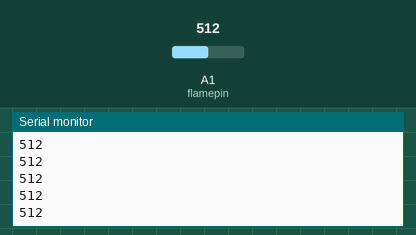
A sketch run on a simulated Arduino Uno, built with avr-gcc and run on an emulated ATmega328P. Shown: the last lines printed to the serial monitor. The inputs (shaded band) are chosen by the test bench; at power-on: A1 (flamepin) = 512.

Above: at 1.2 s.
1.3 s: A1 (flamepin) set to 716
At 1.9 s:
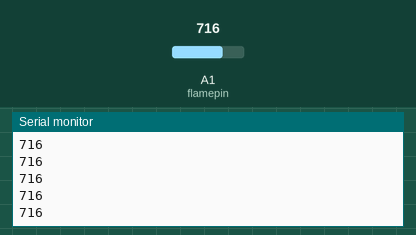
2.8 s: A1 (flamepin) set to 900
At 3.9 s:
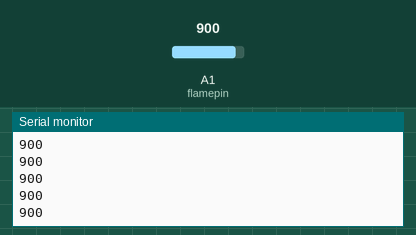
Timing chart, 0 to 5.8 s (numbered marks = the images above; inputs shaded):
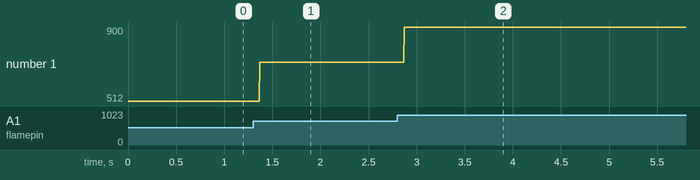

The sketch:

Project_18.1_Read_the_flame.ino
```cpp
//**********************************************************************************
/*
Keyestudio 2021 Starter Kit
Project 18.1
Read_the_flame_sensor_analog_value
http//www.keyestudio.com
*/
int flamepin=A1;// initializes analog PIN A1
int val=0;// defines "val" with an initial value of 0
void setup()
{
Serial.begin(9600);// sets baudrate to 9600
}
void loop()
{
val=analogRead(flamepin);// reads the analog value of analog PIN A1 and assigns it to "val"
Serial.println(val);// displays the value of "val"
}
//**********************************************************************************
```

Measured:
- after the input at 1.3 s, the serial monitor: prints a new line after 0.07 s (image 1)
- after the input at 2.8 s, the serial monitor: prints a new line after 0.07 s (image 2)
- plotted number 1: 512 → 716 after the input at 1.3 s, 716 → 900 after the input at 2.8 s
